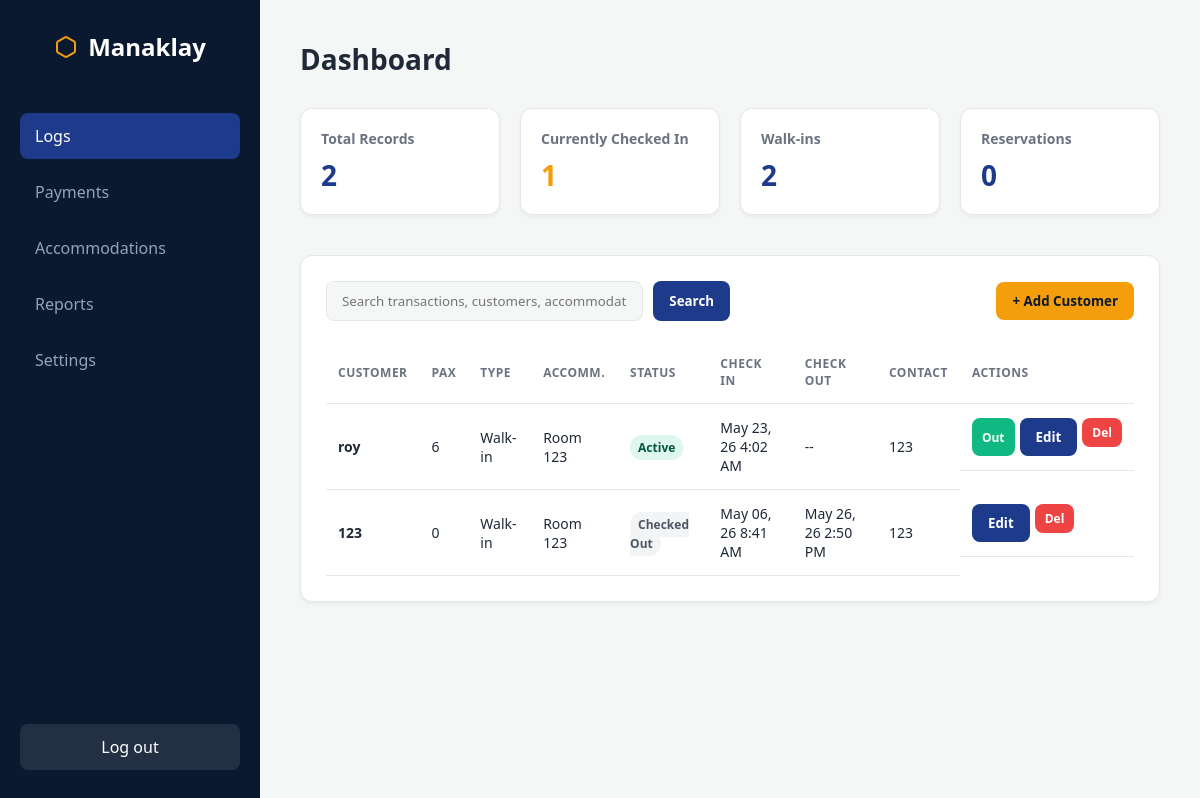
The page /CustomerSystem/logbook.php (signed in) on the database as committed earlier.
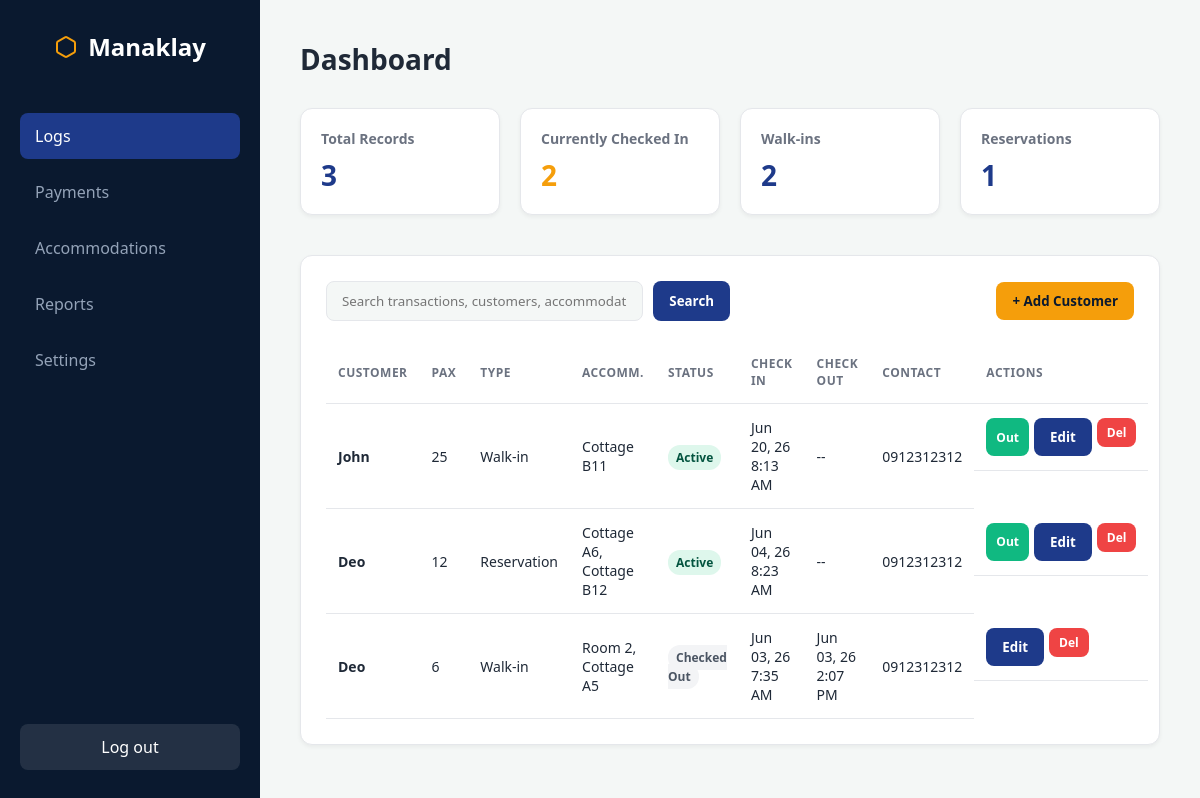
The same page on the database as committed later.
### tables this page shows
CREATE TABLE `customer_logs` (
  `id` int(11) NOT NULL,
  `customer_name` varchar(255) NOT NULL,
  `pax` int(11) NOT NULL,
  `adults` int(11) DEFAULT 0,
  `seniors` int(11) DEFAULT 0,
  `children` int(11) DEFAULT 0,
  `customer_type` enum('Walk-in','Reservation') NOT NULL,
  `overnight` enum('Yes','No') NOT NULL,
  `accommodation` varchar(100) NOT NULL,
  `check_in_time` datetime DEFAULT current_timestamp(),
  `check_out_time` datetime DEFAULT NULL,
  `contact_number` varchar(20) NOT NULL,
  `entrance_fee` decimal(10,2) DEFAULT 0.00,
  `accommodation_fee` decimal(10,2) DEFAULT 0.00,
  `total_amount` decimal(10,2) GENERATED ALWAYS AS (`entrance_fee` + `accommodation_fee`) STORED,
  `payment_status` enum('Partial','Full') DEFAULT 'Partial',
  `payment_method` varchar(50) DEFAULT 'Cash'
);

### CustomerSystem/logbook.php (the view, shortened to what the changed rows need)
<?php
require 'db.php';
$query = "SELECT * FROM customer_logs";
$params = [];
$query .= " ORDER BY check_in_time DESC";
$stmt = $pdo->prepare($query);
$stmt->execute($params);
$logs = $stmt->fetchAll(PDO::FETCH_ASSOC);
$totalCustomers = count($logs);
$reservations = 0;
$currentlyCheckedIn = 0;
foreach ($logs as $log) {
    if ($log['customer_type'] === 'Reservation')
        $reservations++;
    if (is_null($log['check_out_time']))
        $currentlyCheckedIn++;
}
?>
<!DOCTYPE html>
<html lang="en">
<head>
</head>
<body>
    <main class="main-content">
        <div class="page-header">
            <h1>Dashboard</h1>
        </div>
        <div class="kpi-grid">
            <div class="kpi-card">
                <div class="kpi-title">Total Records</div>
                <div class="kpi-value">
                    <?= $totalCustomers ?>
                </div>
            </div>
            <div class="kpi-card">
                <div class="kpi-title">Currently Checked In</div>
                <div class="kpi-value" style="color: var(--accent-orange)">
                    <?= $currentlyCheckedIn ?>
                </div>
            </div>
            <div class="kpi-card">
                <div class="kpi-title">Reservations</div>
                <div class="kpi-value">
                    <?= $reservations ?>
                </div>
            </div>
        </div>
        <div class="logbook-container">
            <table>
                <thead>
                    <tr>
                        <th>Customer</th>
                        <th>Pax</th>
                        <th>Type</th>
                        <th>Accomm.</th>
                        <th>Status</th>
                        <th>Check In</th>
                        <th>Check Out</th>
                        <th>Contact</th>
                        <th>Actions</th>
                    </tr>
                </thead>
                <tbody>
                    <?php if (count($logs) > 0): ?>
                        <?php foreach ($logs as $row): ?>
                            <tr>
                                <td style="font-weight: 600; color: var(--text-dark);">
                                    <?= htmlspecialchars($row['customer_name']) ?>
                                </td>
                                <td>
                                    <?= htmlspecialchars($row['pax']) ?>
                                </td>
                                <td>
                                    <?= htmlspecialchars($row['customer_type']) ?>
                                </td>
                                <td>
                                    <?= htmlspecialchars($row['accommodation']) ?>
                                </td>
                                <td>
                                    <?php if (!$row['check_out_time']): ?>
                                        <span class="status-badge status-active">Active</span>
                                    <?php else: ?>
                                        <span class="status-badge status-closed">Checked Out</span>
                                    <?php endif; ?>
                                </td>
                                <td>
                                    <?= date('M d, y g:i A', strtotime($row['check_in_time'])) ?>
                                </td>
                                <td>
                                    <?= $row['check_out_time'] ? date('M d, y g:i A', strtotime($row['check_out_time'])) : '--' ?>
                                </td>
                                <td>
                                    <?= htmlspecialchars($row['contact_number']) ?>
                                </td>
                                <td style="display:flex; gap: 5px;">
                                    <?php if (!$row['check_out_time']): ?>
                                        <button class="btn btn-success" style="padding: 6px 10px; font-size: 12px;"
                                            onclick="openCheckoutModal(<?= $row['id'] ?>)">Out</button>
                                    <?php endif; ?>
                                    <button type="button" class="btn btn-primary" onclick="openEditModal(
    <?= $row['id'] ?>,
    '<?= htmlspecialchars(addslashes($row['customer_name'])) ?>',
    '<?= htmlspecialchars(addslashes($row['contact_number'])) ?>',
    '<?= $row['customer_type'] ?>',
    <?= $row['adults'] ?? 0 ?>,
    <?= $row['seniors'] ?? 0 ?>,
    <?= $row['children'] ?? 0 ?>,
    '<?= htmlspecialchars(addslashes($row['accommodation'])) ?>',
    '<?= $row['overnight'] ?>',
    <?= $row['entrance_fee'] ?? 0 ?>,
    <?= $row['accommodation_fee'] ?? 0 ?>,
    '<?= $row['payment_status'] ?>',
    '<?= date('Y-m-d\TH:i', strtotime($row['check_in_time'])) ?>',
    '<?= htmlspecialchars(addslashes($row['payment_method'] ?? 'Cash')) ?>'
)">Edit</button>
                                    <form method="POST" action="actions.php" style="margin:0;">
                                        <button type="submit" class="btn btn-danger" style="padding: 6px 10px; font-size: 12px;"
                                            onclick="return confirm('Delete this record?');">Del</button>
                                    </form>
                                </td>
                            </tr>
                        <?php endforeach; ?>
                    <?php endif; ?>
                </tbody>
            </table>
        </div>
    </main>
</body>
</html>

Rows that differ between the two databases and show on the page:
removed customer_logs: customer_name "roy", pax "6", customer_type "Walk-in", accommodation "Room 123", shows "Active", check_in_time "May 23, 26 4:02 AM", contact_number "123"
added customer_logs: customer_name "John", pax "25", customer_type "Walk-in", accommodation "Cottage B11", shows "Active", check_in_time "Jun 20, 26 8:13 AM", contact_number "0912312312"
added customer_logs: customer_name "Deo", pax "12", customer_type "Reservation", accommodation "Cottage A6, Cottage B12", shows "Active", check_in_time "Jun 04, 26 8:23 AM", contact_number "0912312312"
changed customer_logs: customer_name "123" → "Deo"; pax "0" → "6"; accommodation "Room 123" → "Room 2, Cottage A5"; check_in_time "May 06, 26 8:41 AM" → "Jun 03, 26 7:35 AM"; check_out_time "May 26, 26 2:50 PM" → "Jun 03, 26 2:07 PM"; contact_number "123" → "0912312312"
Other text that changed with them:
$totalCustomers: "2" → "3"
$currentlyCheckedIn: "1" → "2"
$reservations: "0" → "1"
